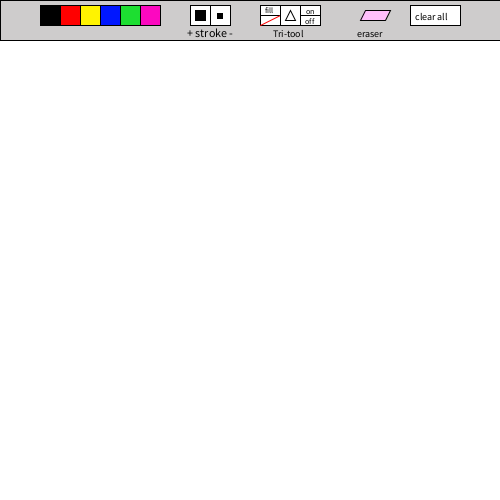
Frame 1 (no input)
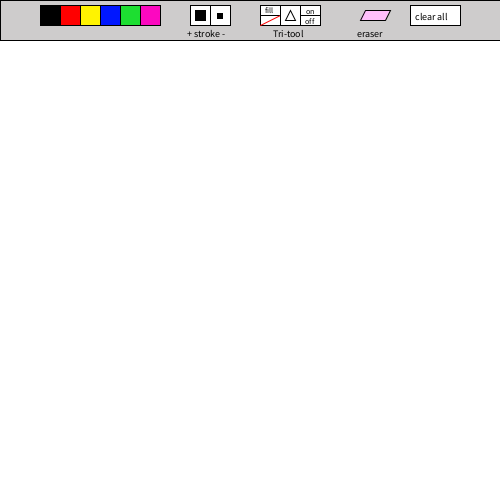
Frame 60 (the mouse pressed at the canvas centre just before this capture)
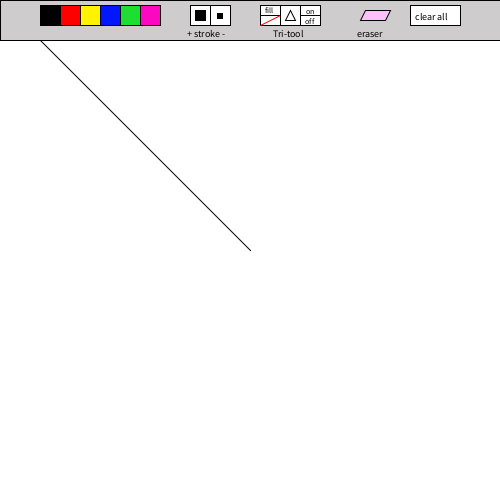
Frame 120 (the mouse held since frame 60 and released just before this capture)

The Processing sketch that drew these frames (run headless with seeded random() and noise(); from frame 60 on, the mouse is pressed at the canvas centre):

// Processing sketch: processing_115076
// ── processing_115076.pde

color paintColor = color(0, 0, 0);
int paintWidth = 1;
boolean fillMode = false;
boolean triMode = false;

int oldX = 0;
int oldY = 0;



void setup() {
  size(500, 500);
  background(255);
  stroke(0,0,0);
 
}

void draw() {
  // UI menu boxes
  strokeWeight(1);
  stroke(0);
  fill(206, 204, 204);
  rect(0,0, 500, 40);
  //black box
  fill(0,0,0);
  rect(40,5,20,20);
  // red box
  fill(255, 0, 0);
  rect(60, 5, 20, 20); 
  // yellow box
  fill(255, 243, 0);
  rect(80, 5, 20, 20);
  // blue box
  fill(0, 23, 255);
  rect(100, 5, 20, 20);
  // green box
  fill(29, 222, 49);
  rect(120, 5, 20, 20);  
  //pink box//
  fill(252, 8, 192);
  rect(140, 5, 20 , 20);

  // heavy stroke box
  fill(255);
  rect(190, 5, 20, 20);
  fill(0);
  rect(195, 10, 10, 10);
  // light stroke box
  fill(255);
  rect(210, 5, 20, 20);
  fill(0);
  rect(217, 13, 5, 5);
  
  text("+ stroke -", 187, 37);
  
  // tri-tool
  fill(255);
  rect(260, 5, 20, 10);
  textSize(8);
  fill(0);
  text("fill", 265, 13);
  fill(255);
  rect(260, 15, 20, 10);
  stroke(255, 0, 0);
  line(260, 25, 280, 15);
  stroke(0);
  fill(255);
  rect(280, 5, 20, 20);
  triangle(285, 20, 290, 10, 295, 20);
  rect(300, 5, 20, 10);
  fill(0);
  text("on", 306, 14);
  fill(255);
  rect(300, 15, 20, 10);
  fill(0); 
  text("off", 305, 24);
  fill(0);
  textSize(10);
  text("Tri-tool", 273, 37);
  
  
  // eraser box
  fill(255, 191, 251);
  stroke(0);
  quad(365, 10, 390, 10, 385, 20, 360, 20);
  textSize(10);
  fill(0);
  text("eraser", 357, 37); 
  // clear all box
  fill(255);
  rect(410, 5, 50, 20);
  fill(0);
  text("clear all", 415, 20); 
  
  // INTERACTIVE SECTION
  if(mousePressed == true) {
   //black box 
    if(mouseX < 60 && mouseX >40 && mouseY <25 && mouseY >5) {
      paintColor = color(0, 0, 0);
    }
    //red box
    if(mouseX < 80 && mouseX >60 && mouseY <25 && mouseY >5){
      paintColor = color(255, 0, 0);
    }
    //yellow box
    if(mouseX < 100 && mouseX >80 && mouseY <25 && mouseY >5){
      paintColor = color(255, 243, 0);
    }
    //blue box
    if(mouseX < 120 && mouseX >100 && mouseY <25 && mouseY >5){
      paintColor = color(0, 23, 255);
    }
    //green box
    if(mouseX < 140 && mouseX >120 && mouseY <25 && mouseY >5){
      paintColor = color(29, 222, 49);
    }
    //pink box
    if(mouseX < 160 && mouseX >140 && mouseY <25 && mouseY >5){
      paintColor = color(252, 8, 192);
    }
    // stroke + box
    if(mouseX < 210 && mouseX >190 && mouseY <25 && mouseY >5 && paintWidth < 20){
      paintWidth++;
    }
    //stroke - box
    if(mouseX < 230 && mouseX >210 && mouseY <25 && mouseY >5 && paintWidth > 1){
      paintWidth--;
    }
   //triangle/mountain tool
   //fill
    if(mouseX < 280 && mouseX >260 && mouseY <15 && mouseY >5){
      fillMode = true;
      triMode = true;
    }
    //nofill
    if(mouseX < 280 && mouseX >260 && mouseY <25 && mouseY >15){
      fillMode = false;
      triMode = true;
    }
    //on
    if(mouseX < 320 && mouseX >300 && mouseY <15 && mouseY >5){
      triMode = true;
    }
    
    //off
    if(mouseX < 320 && mouseX >300 && mouseY <25 && mouseY >15){
      triMode = false;
    }
    
    
    // eraser
    if(mouseX < 390 && mouseX >360 && mouseY <20 && mouseY >10){
      paintColor = color(255);
      paintWidth = 20;
    }
    // clear all box
    if(mouseX < 460 && mouseX >410 && mouseY <25 && mouseY >5){
      fill(255);
      stroke(255);
      rect(0, 40, 500, 460);
      
    }
   
    strokeWeight(paintWidth);
    stroke(paintColor);
    if(mouseY > 40){
      if(!triMode){
      line(pmouseX, pmouseY, mouseX, mouseY);
      }else{
      translate (mouseX, mouseY);
        if(mousePressed == true && !fillMode) {
      noFill();
       triangle(0, -45, 75, 75, -75, 75);
      }else{
        fill(paintColor);
        triangle(0, -45, 75, 75, -75, 75);
      }
               
      }
    
      }
      
      }
    
  }
